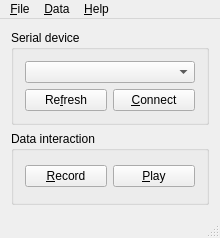
<?xml version="1.0" encoding="UTF-8"?>
<ui version="4.0">
 <class>MainWindow</class>
 <widget class="QMainWindow" name="MainWindow">
  <property name="geometry">
   <rect>
    <x>0</x>
    <y>0</y>
    <width>220</width>
    <height>238</height>
   </rect>
  </property>
  <property name="windowTitle">
   <string>Drone Flight Recorder</string>
  </property>
  <widget class="QWidget" name="centralWidget">
   <layout class="QVBoxLayout" name="verticalLayout">
    <item>
     <widget class="QGroupBox" name="groupBox">
      <property name="title">
       <string>Serial device</string>
      </property>
      <layout class="QGridLayout" name="gridLayout">
       <item row="0" column="0" colspan="2">
        <widget class="QComboBox" name="comboBoxSerialSelect"/>
       </item>
       <item row="1" column="0">
        <widget class="QPushButton" name="pushButtonSerialRefresh">
         <property name="text">
          <string>Re&amp;fresh</string>
         </property>
         <property name="shortcut">
          <string>F</string>
         </property>
        </widget>
       </item>
       <item row="1" column="1">
        <widget class="QPushButton" name="pushButtonSerialConnect">
         <property name="text">
          <string>&amp;Connect</string>
         </property>
         <property name="shortcut">
          <string>Return</string>
         </property>
        </widget>
       </item>
      </layout>
     </widget>
    </item>
    <item>
     <widget class="QGroupBox" name="groupBox_2">
      <property name="title">
       <string>Data interaction</string>
      </property>
      <layout class="QGridLayout" name="gridLayout_2">
       <item row="0" column="0">
        <widget class="QPushButton" name="pushButtonRecord">
         <property name="text">
          <string>&amp;Record</string>
         </property>
         <property name="shortcut">
          <string>R</string>
         </property>
        </widget>
       </item>
       <item row="0" column="1">
        <widget class="QPushButton" name="pushButtonPlay">
         <property name="text">
          <string>&amp;Play</string>
         </property>
         <property name="shortcut">
          <string>P</string>
         </property>
        </widget>
       </item>
      </layout>
     </widget>
    </item>
   </layout>
  </widget>
  <widget class="QMenuBar" name="menuBar">
   <property name="geometry">
    <rect>
     <x>0</x>
     <y>0</y>
     <width>220</width>
     <height>27</height>
    </rect>
   </property>
   <widget class="QMenu" name="menu_File">
    <property name="title">
     <string>&amp;File</string>
    </property>
    <addaction name="action_Open_data"/>
    <addaction name="action_Save_data"/>
    <addaction name="separator"/>
    <addaction name="action_Exit"/>
   </widget>
   <widget class="QMenu" name="menu_Help">
    <property name="title">
     <string>&amp;Help</string>
    </property>
    <addaction name="actionAbout_Qt"/>
    <addaction name="actionAuthor"/>
   </widget>
   <widget class="QMenu" name="menu_Data">
    <property name="title">
     <string>&amp;Data</string>
    </property>
    <addaction name="actionClear_play_data"/>
    <addaction name="actionClear_record_data"/>
    <addaction name="actionSet_play_interval"/>
   </widget>
   <addaction name="menu_File"/>
   <addaction name="menu_Data"/>
   <addaction name="menu_Help"/>
  </widget>
  <widget class="QStatusBar" name="statusBar"/>
  <action name="action_Open_data">
   <property name="text">
    <string>&amp;Open data</string>
   </property>
   <property name="shortcut">
    <string>Ctrl+O</string>
   </property>
  </action>
  <action name="action_Save_data">
   <property name="text">
    <string>&amp;Save data</string>
   </property>
   <property name="shortcut">
    <string>Ctrl+S</string>
   </property>
  </action>
  <action name="action_Exit">
   <property name="text">
    <string>&amp;Exit</string>
   </property>
   <property name="shortcut">
    <string>Ctrl+Q</string>
   </property>
  </action>
  <action name="actionClear_play_data">
   <property name="text">
    <string>Clear &amp;play data</string>
   </property>
   <property name="shortcut">
    <string>Shift+P</string>
   </property>
  </action>
  <action name="actionClear_record_data">
   <property name="text">
    <string>Clear &amp;record data</string>
   </property>
   <property name="shortcut">
    <string>Shift+R</string>
   </property>
  </action>
  <action name="actionAbout_Qt">
   <property name="text">
    <string>About Qt</string>
   </property>
  </action>
  <action name="actionAuthor">
   <property name="text">
    <string>Author</string>
   </property>
  </action>
  <action name="actionSet_play_interval">
   <property name="text">
    <string>Set play &amp;interval</string>
   </property>
   <property name="shortcut">
    <string>Shift+I</string>
   </property>
  </action>
 </widget>
 <layoutdefault spacing="6" margin="11"/>
 <resources/>
 <connections/>
</ui>
